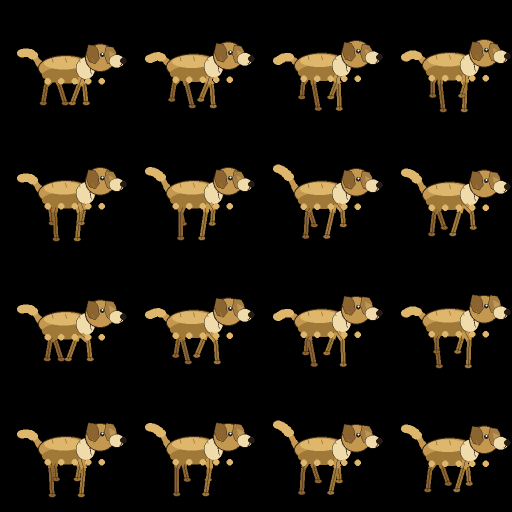
#> input picture assets/golden_retriever_walk_16f.png, 1024 x 1024 px (shown at 1/2 size)
$ python -i process_sprite_sheets.py   (imports and definitions only)
#> lines starting #> are read from the running program, lines starting #| are printed output that depends on the picture
#!/usr/bin/env python3
"""
Sprite Sheet Processing Pipeline for Autonauts Orchestrator Grove Prototype.

Pipeline:
  1. Background removal (rembg, isnet-general-use)
  2. Connected-component detection (cv2.connectedComponentsWithStats)
  3. Top-8 components by area (filters noise false positives — Patrick: exactly 8 per sheet)
  4. Per-sprite bbox crop (Pillow getbbox)
  5. Center on 64×64 transparent canvas
  6. PNG export + debug overview + contact sheet previews

Input: AI-generated JPEGs with solid charcoal background (~RGB 28), NOT grid-aligned.
Output: 64×64 alpha PNGs for the WebGL2/Canvas2D sprite batcher.

Usage:
    python3 tools/process_sprite_sheets.py [image1.jpg image2.jpg ...]

If no args, processes the 3 default sheets from the Hermes cache.

The 3 default sheets map to character roles (best-guess, Patrick verifies):
    img_c7f66e1de70b.jpg → dog    (dog_00.png ... dog_07.png)
    img_6951c3c35615.jpg → player (player_00.png ... player_07.png)
    img_2f34824cb04d.jpg → bot    (bot_00.png ... bot_07.png)
"""

import sys
import os
import time
from pathlib import Path

import numpy as np
import cv2
from PIL import Image, ImageDraw

# ─── Config ──────────────────────────────────────────────────────────────────

PROJECT_ROOT = Path("/root/autonauts-orchestrator-prototype")
OUTPUT_DIR = PROJECT_ROOT / "assets" / "sprites" / "processed"
PREVIEW_DIR = PROJECT_ROOT / "assets" / "sprites"  # contact sheets live one level up

SPRITE_CANVAS_SIZE = 64          # target canvas size (matches SPRITE_SIZE in sprite-cache.js)
TOP_N_SPRITES = 8                # take the N largest components per sheet (Patrick: exactly 8)
MIN_COMPONENT_AREA = 500         # ignore blobs smaller than this (noise)
MAX_COMPONENT_AREA_FRAC = 0.25   # ignore blobs larger than 25% of image (likely bg leak)
BG_THRESHOLD = 128               # alpha threshold for bg mask after rembg (0-255)

# Noise-strip rejection: reject thin horizontal strips (text/watermark artifacts).
# A real sprite has roughly square-ish proportions; title text is wide + short.
MAX_ASPECT_RATIO = 3.0           # reject components wider than 3:1
MIN_COMPONENT_HEIGHT = 35        # reject components shorter than this (text strips ~24px tall)

# Contact sheet config
CONTACT_CELL_SIZE = 256          # each sprite upscaled to this in the contact sheet
CONTACT_COLS = 4                 # 4×2 grid = 8 sprites per character
CONTACT_ROWS = 2

# Map input image hash → character role for descriptive filenames.
# Keys are the hex hashes (post img_ prefix, no extension).
CHARACTER_MAP = {
    "c7f66e1de70b": "dog",
    "6951c3c35615": "player",
    "2f34824cb04d": "bot",
}

# Per-character rembg model override.
# Default is isnet-general-use (fast, ~2.5s). The dog sheet has dark fur on a
# charcoal background where isnet-general-use loses ~60% of the dog body
# (only 2.26% foreground vs true ~5%), fragmenting each dog into 2-3 pieces
# and yielding 6 broken components instead of 8 intact dogs.
# birefnet-general handles fur/hair detail far better and yields exactly 8
# clean near-square components (~6800px each) at the cost of ~40s/sheet.
# Patrick confirmed player+bot are correct with isnet-general-use, so we keep
# the fast model for those and only override dog.
REMBG_MODEL_OVERRIDE = {
    "dog": "birefnet-general",
}

DEFAULT_IMAGES = [
    "/root/.hermes/cache/images/img_c7f66e1de70b.jpg",
    "/root/.hermes/cache/images/img_6951c3c35615.jpg",
    "/root/.hermes/cache/images/img_2f34824cb04d.jpg",
]


# [5 lines left out: function sheet_name_from_path, not called in this run]


def character_label(sheet_name: str) -> str:
    """Map a sheet hash to a character label (dog/player/bot). Falls back to sheet hash."""
    return CHARACTER_MAP.get(sheet_name, sheet_name)


# ─── Step 1: Background removal ─────────────────────────────────────────────

# [21 lines left out: function remove_background, not called in this run]


# ─── Step 2: Connected-component detection ──────────────────────────────────

def detect_sprites(rgba_image: Image.Image) -> list[dict]:
    """
    Find individual sprites via connected-component analysis on the alpha channel.
    Returns components filtered by area, sorted by area DESCENDING (largest first).
    Caller then takes the top TOP_N_SPRITES and re-sorts into reading order.
    """
    alpha = np.array(rgba_image)[:, :, 3]

    # Threshold alpha to get a binary mask of foreground
    _, binary = cv2.threshold(alpha, BG_THRESHOLD, 255, cv2.THRESH_BINARY)

    # Dilate slightly to merge nearby pixels of the same sprite
    # (AA edges may create gaps between core regions of one sprite)
    kernel = cv2.getStructuringElement(cv2.MORPH_RECT, (3, 3))
    binary = cv2.morphologyEx(binary, cv2.MORPH_CLOSE, kernel)

    # Connected components
    num_labels, labels, stats, centroids = cv2.connectedComponentsWithStats(binary, connectivity=8)

    total_pixels = alpha.shape[0] * alpha.shape[1]
    components = []

    # Skip label 0 (background)
    for i in range(1, num_labels):
        area = stats[i, cv2.CC_STAT_AREA]
        if area < MIN_COMPONENT_AREA:
            continue
        if area > total_pixels * MAX_COMPONENT_AREA_FRAC:
            continue

        x = stats[i, cv2.CC_STAT_LEFT]
        y = stats[i, cv2.CC_STAT_TOP]
        w = stats[i, cv2.CC_STAT_WIDTH]
        h = stats[i, cv2.CC_STAT_HEIGHT]

        # Reject noise: thin horizontal strips (text/watermark artifacts) that are
        # wide but very short. Real sprites are roughly square-ish.
        if h < MIN_COMPONENT_HEIGHT:
            continue
        if w > 0 and (w / h) > MAX_ASPECT_RATIO:
            continue

        components.append({
            "label": i,
            "bbox": (x, y, w, h),
            "area": area,
            "centroid": (centroids[i][0], centroids[i][1]),
        })

    # Sort by area DESCENDING so the caller can take the top N largest (robust to noise).
    components.sort(key=lambda c: c["area"], reverse=True)
    return components


# [248 lines left out: functions take_top_n_in_reading_order, crop_and_center, save_debug_overview, make_contact_sheet, make_combined_contact_sheet, process_sheet and 1 more, not called in this run]


# [2 lines not run here, left out]

>>> import cv2
>>> picture = cv2.imread('../assets/golden_retriever_walk_16f.png', cv2.IMREAD_GRAYSCALE)
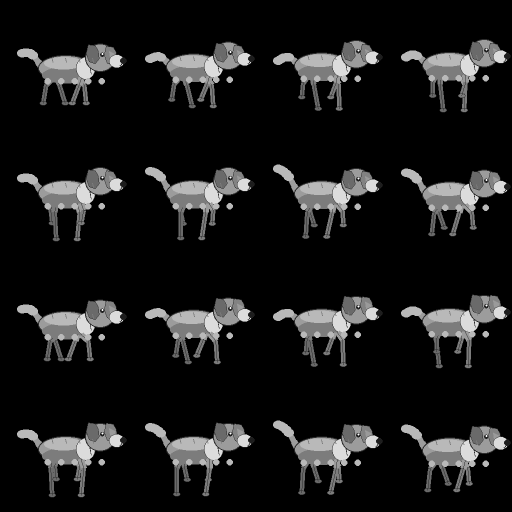
#> picture: shape (1024, 1024) (shown at 1/2 size); min 0, max 255, mean 25.5
#> (the run stopped early here; a loop or call above may not have finished)
